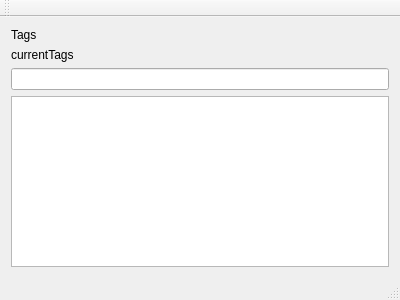
<?xml version="1.0" encoding="UTF-8"?>
<ui version="4.0">
 <class>MainWindow</class>
 <widget class="QMainWindow" name="MainWindow">
  <property name="geometry">
   <rect>
    <x>0</x>
    <y>0</y>
    <width>400</width>
    <height>300</height>
   </rect>
  </property>
  <property name="windowTitle">
   <string>MainWindow</string>
  </property>
  <widget class="QWidget" name="centralWidget">
   <layout class="QVBoxLayout" name="verticalLayout">
    <item>
     <widget class="QLabel" name="expandedTagsLabel">
      <property name="text">
       <string>Tags</string>
      </property>
     </widget>
    </item>
    <item>
     <widget class="QLabel" name="currentTagsLabel">
      <property name="text">
       <string>currentTags</string>
      </property>
     </widget>
    </item>
    <item>
     <widget class="QLineEdit" name="queryLineEdit"/>
    </item>
    <item>
     <widget class="QListWidget" name="elemList"/>
    </item>
   </layout>
  </widget>
  <widget class="QMenuBar" name="menuBar">
   <property name="geometry">
    <rect>
     <x>0</x>
     <y>0</y>
     <width>400</width>
     <height>25</height>
    </rect>
   </property>
  </widget>
  <widget class="QToolBar" name="mainToolBar">
   <attribute name="toolBarArea">
    <enum>TopToolBarArea</enum>
   </attribute>
   <attribute name="toolBarBreak">
    <bool>false</bool>
   </attribute>
  </widget>
  <widget class="QStatusBar" name="statusBar"/>
 </widget>
 <layoutdefault spacing="6" margin="11"/>
 <resources/>
 <connections/>
</ui>
